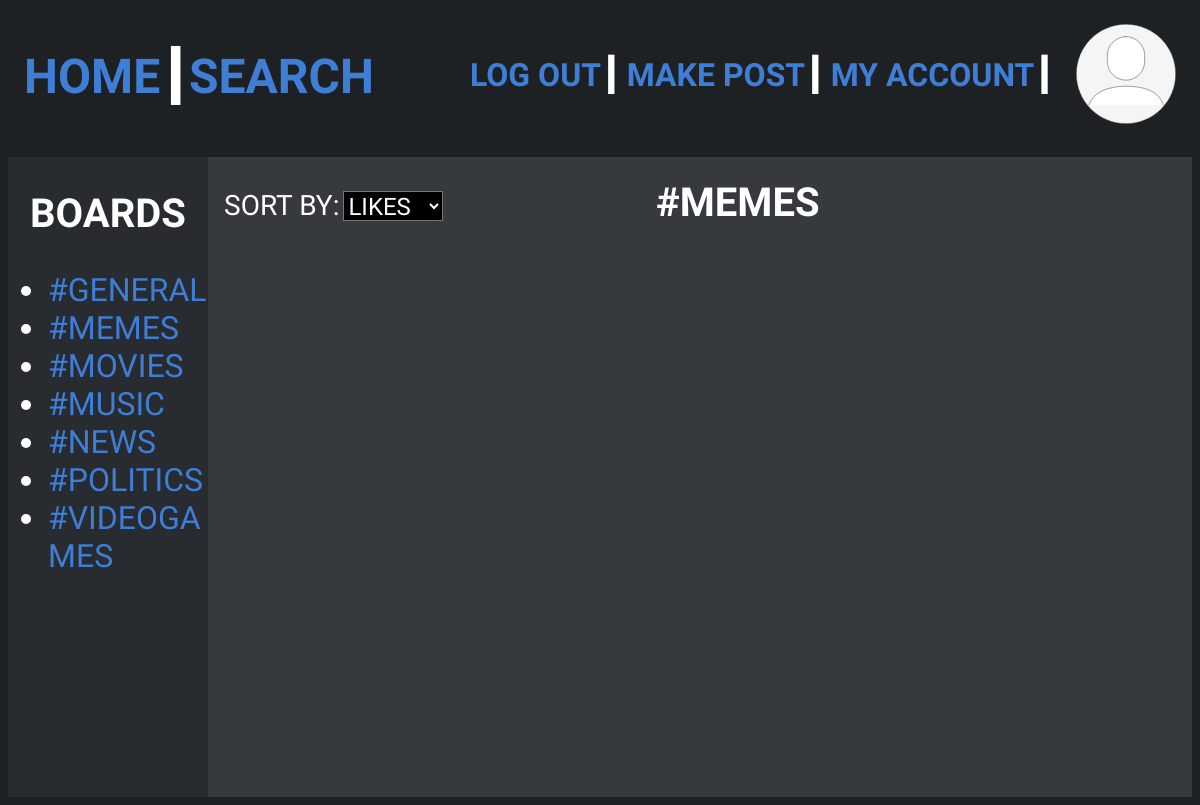
Screenshot of /home_page.php?board=memes (signed in) with the database file from the repository.
### tables this page shows
CREATE TABLE Users (
	userID INT NOT NULL AUTO_INCREMENT,
	username VARCHAR(20) NOT NULL,
	firstName VARCHAR(255) NOT NULL,
	lastName VARCHAR (255) NOT NULL,
	email VARCHAR(255) NOT NULL,
	password CHAR(32) NOT NULL,
	birthdate DATE,
	role VARCHAR(5) NOT NULL,
	dateJoined TIMESTAMP,
	profilePic VARCHAR(255) DEFAULT "images/profile.svg",
	PRIMARY KEY(userID),
	KEY username (username),
	UNIQUE(username)
);

CREATE TABLE Boards (
	name VARCHAR(25) NOT NULL,
	PRIMARY KEY(name)
);

### home_page.php (the view, shortened to what this page needs)
<?php
    function getBoard(){
        if(isset($_GET["board"])){
            $board=$_GET["board"];
        }else{
            $board = "general";
        }
        return $board;
    }
?>
<?php
function getBoardList(){
    try {
        $connString = DBCONN;
        $user = DBUSER;
        $pass = DBPASS;
        $pdo = new PDO($connString,$user,$pass);
        $pdo->setAttribute(PDO::ATTR_ERRMODE, PDO::ERRMODE_EXCEPTION);
        $sql = "select * from boards";
        $result = $pdo->query($sql);
        $data = array();
        $i = 0;
        while($row  = $result->fetch()) {
            $data[$i] = $row;
            $i++;
        }
    }
    catch(PDOException $e){
        die($e->getMessage());
    }
    return $data;
}
?>
<?php
    function getProfilePic($username){
        try {
            $connString = DBCONN;
            $user = DBUSER;
            $pass = DBPASS;
            $pdo = new PDO($connString,$user,$pass);
            $pdo->setAttribute(PDO::ATTR_ERRMODE, PDO::ERRMODE_EXCEPTION);
            $sql = "select profilePic from Users where username='".$username."'";
            $result = $pdo->query($sql);
            $data = $result->fetch();
            $data = $data['profilePic'];
        }
        catch(PDOException $e){
            die($e->getMessage());
        }
        return $data;
    }
?>
<!DOCTYPE html>
<html>
<head lang="en">
    <link rel="stylesheet" href="css/home_page.css" />
</head>
<body>
    <header id="masthead">
        <h1><a href="home_page.php">HOME</a>┃<a href="search.php">SEARCH</a></h1>
        <div id="profile">
            <?php
                if($_SESSION['logged_in']==true && isset($_SESSION['username'])){
                    echo "<h1 class=\"profile_bar\"><a href=\"logout.php\">LOG OUT</a>┃</h1>";
                    echo "<h1 class=\"profile_bar\"><a href=\"make_post.php\">MAKE POST</a>┃</h1>";
                    echo "<h1 class=\"profile_bar\"><a href=\"account.php\">MY ACCOUNT</a>┃</h1>
                    <img id=\"profile_pic\" src=\"".getProfilePic($_SESSION['username'])."\">";
                }else{
                    echo "<h1 class=\"profile_bar\"><a href=\"log_in.php\">LOG IN</a></h1>";
                }
        ?>
        </div>
    </header>
    <div id="main">
        <article id="sidebar">
            <h2>BOARDS</h2>
            <ul>
            <?php
                $boards = getBoardList();
                $i=0;
                while($i<count($boards)){
                    $iName = $boards[$i]['name'];
                    echo "<li><a href=\"home_page.php?board=".$iName."\">#".strtoupper($iName)."</a></li>";
                    $i++;
                }
            ?>
            </ul>
        </article>
        <article id="center">
            <div id="top">
                <form method="POST" id="sort_by">
                    <label for="sort">SORT BY:</label>
                    <select name="sort" id="sort" onchange="this.form.submit()">
                        <?php
                        if(isset($_POST["sort"])){
                                $sort_value=$_POST["sort"];
                                if($sort_value=='likes'){
                                    echo "<option value=\"postDate\">DATE</option>
                                            <option value=\"likes\" selected>LIKES</option>";
                                }else if($sort_value=='postDate'){
                                    echo "<option value=\"postDate\" selected>DATE</option>
                                            <option value=\"likes\">LIKES</option>";
                                }
                        }else{
                            echo "<option value=\"postDate\">DATE</option>
                                    <option value=\"likes\" selected>LIKES</option>";
                        }
                        ?>
                    </select>
                </form>
                <?php
                    echo "<h2 id=\"board_name\">#".strtoupper(getBoard())."</h2>";
                ?>
            </div>
            <article id="post_list">
            </article>
        </article>
    </div>
</body>
</html>

### css/home_page.css (style rules this page uses)
* { font-family:'Smooch Sans'; color: white; }
body { background-color:#1E2124; overflow: hidden; }
h1 { font-size: 48px; margin: 0px; padding-top: 0.5em; }
h2 { font-size: 40px; }
article h2 { text-align: center; }
label { font-size: 28px; }
select { background-color: black; color: white; width: 100px; height: 30px; font-size: 24px; }
li { word-wrap:break-word; }
a { color:#3f7ed5; }
a:link { text-decoration: none; }
#masthead { height: 10%; display: flex; justify-content: space-between; background-color:#1E2124; padding-top: 1em; padding-left: 1em; margin-right: 1em; }
#profile_pic { height: 100px; float: right; padding-left: 1em; }
#profile { display: flex; flex-direction: row; }
#sidebar { float: left; height: 80vh; width: 10%; min-width: 200px; background-color:#282B30; font-size: 32px; }
#center { width: inherit; height: 80vh; background-color: #36393E; }
#post_list { overflow: auto; height: 85%; }
#top { width: 100%; height: 10%; min-height: 80px; }
#top h2 { padding-top: 0.3em; position: relative; right: 2em; top: 0.25em; }
#sort_by { float: left; margin-left: 1em; position: relative; top: 2em; z-index: 3; }
.profile_bar { padding-right: 0.2em; top: 0.5em; font-size: 32px; position:relative; }

### rows the page displays
users: profilePic (placeholder picture)
boards: name "GENERAL"
boards: name "MEMES"
boards: name "MOVIES"
boards: name "MUSIC"
boards: name "NEWS"
boards: name "POLITICS"
boards: name "VIDEOGAMES"

### other values shown
getBoard() "MEMES"
